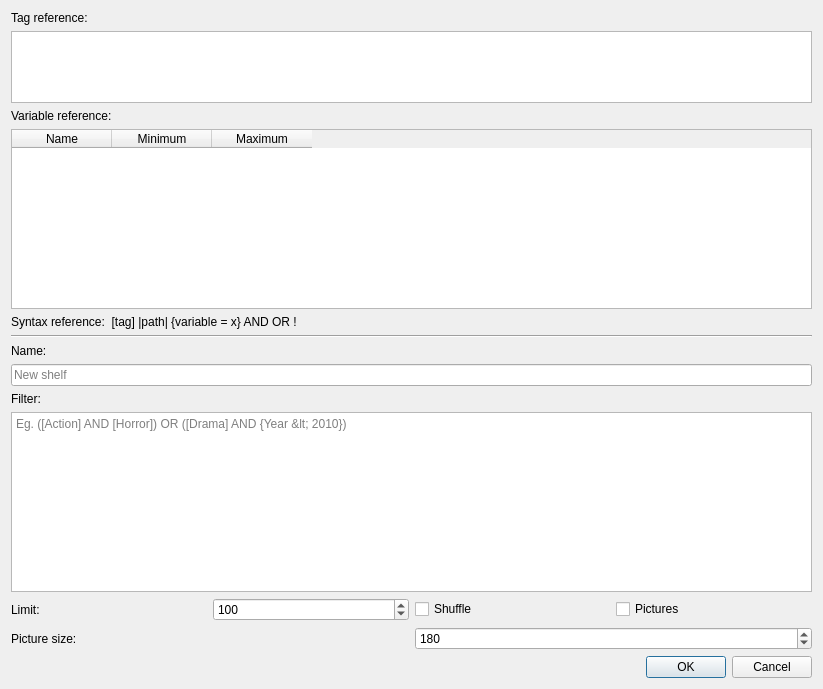
<?xml version="1.0" encoding="UTF-8"?>
<ui version="4.0">
 <class>NewShelfDialog</class>
 <widget class="QDialog" name="NewShelfDialog">
  <property name="geometry">
   <rect>
    <x>0</x>
    <y>0</y>
    <width>823</width>
    <height>689</height>
   </rect>
  </property>
  <property name="windowTitle">
   <string>New Shelf</string>
  </property>
  <layout class="QVBoxLayout" name="verticalLayout">
   <item>
    <widget class="QLabel" name="label">
     <property name="text">
      <string>Tag reference:</string>
     </property>
    </widget>
   </item>
   <item>
    <widget class="QListWidget" name="tagsList">
     <property name="sizePolicy">
      <sizepolicy hsizetype="Expanding" vsizetype="Minimum">
       <horstretch>0</horstretch>
       <verstretch>0</verstretch>
      </sizepolicy>
     </property>
     <property name="sizeAdjustPolicy">
      <enum>QAbstractScrollArea::AdjustToContents</enum>
     </property>
     <property name="editTriggers">
      <set>QAbstractItemView::NoEditTriggers</set>
     </property>
     <property name="flow">
      <enum>QListView::LeftToRight</enum>
     </property>
     <property name="isWrapping" stdset="0">
      <bool>true</bool>
     </property>
     <property name="resizeMode">
      <enum>QListView::Adjust</enum>
     </property>
     <property name="layoutMode">
      <enum>QListView::SinglePass</enum>
     </property>
     <property name="modelColumn">
      <number>0</number>
     </property>
     <property name="sortingEnabled">
      <bool>true</bool>
     </property>
    </widget>
   </item>
   <item>
    <widget class="QLabel" name="label_2">
     <property name="text">
      <string>Variable reference:</string>
     </property>
    </widget>
   </item>
   <item>
    <widget class="QTableWidget" name="varTable">
     <property name="editTriggers">
      <set>QAbstractItemView::NoEditTriggers</set>
     </property>
     <property name="selectionBehavior">
      <enum>QAbstractItemView::SelectRows</enum>
     </property>
     <column>
      <property name="text">
       <string>Name</string>
      </property>
     </column>
     <column>
      <property name="text">
       <string>Minimum</string>
      </property>
     </column>
     <column>
      <property name="text">
       <string>Maximum</string>
      </property>
     </column>
    </widget>
   </item>
   <item>
    <widget class="QLabel" name="label_6">
     <property name="text">
      <string>Syntax reference:  [tag] |path| {variable = x} AND OR !</string>
     </property>
    </widget>
   </item>
   <item>
    <widget class="Line" name="line">
     <property name="orientation">
      <enum>Qt::Horizontal</enum>
     </property>
    </widget>
   </item>
   <item>
    <widget class="QLabel" name="label_4">
     <property name="text">
      <string>Name:</string>
     </property>
    </widget>
   </item>
   <item>
    <widget class="QLineEdit" name="nameEdit">
     <property name="placeholderText">
      <string>New shelf</string>
     </property>
    </widget>
   </item>
   <item>
    <widget class="QLabel" name="label_3">
     <property name="text">
      <string>Filter:</string>
     </property>
    </widget>
   </item>
   <item>
    <widget class="QPlainTextEdit" name="filterEdit">
     <property name="placeholderText">
      <string>Eg. ([Action] AND [Horror]) OR ([Drama] AND {Year &lt; 2010})</string>
     </property>
    </widget>
   </item>
   <item>
    <layout class="QHBoxLayout" name="horizontalLayout_2">
     <item>
      <widget class="QLabel" name="label_5">
       <property name="text">
        <string>Limit:</string>
       </property>
      </widget>
     </item>
     <item>
      <widget class="QSpinBox" name="limitSpinBox">
       <property name="maximum">
        <number>1000</number>
       </property>
       <property name="value">
        <number>100</number>
       </property>
      </widget>
     </item>
     <item>
      <widget class="QCheckBox" name="shuffleCheckBox">
       <property name="text">
        <string>Shuffle</string>
       </property>
      </widget>
     </item>
     <item>
      <widget class="QCheckBox" name="picturesCheckBox">
       <property name="text">
        <string>Pictures</string>
       </property>
      </widget>
     </item>
    </layout>
   </item>
   <item>
    <layout class="QHBoxLayout" name="horizontalLayout_3">
     <item>
      <widget class="QLabel" name="label_7">
       <property name="text">
        <string>Picture size:</string>
       </property>
      </widget>
     </item>
     <item>
      <widget class="QSpinBox" name="sizeSpinBox">
       <property name="minimum">
        <number>90</number>
       </property>
       <property name="maximum">
        <number>1440</number>
       </property>
       <property name="value">
        <number>180</number>
       </property>
      </widget>
     </item>
    </layout>
   </item>
   <item>
    <widget class="QDialogButtonBox" name="buttonBox">
     <property name="orientation">
      <enum>Qt::Horizontal</enum>
     </property>
     <property name="standardButtons">
      <set>QDialogButtonBox::Cancel|QDialogButtonBox::Ok</set>
     </property>
    </widget>
   </item>
  </layout>
 </widget>
 <resources/>
 <connections>
  <connection>
   <sender>buttonBox</sender>
   <signal>accepted()</signal>
   <receiver>NewShelfDialog</receiver>
   <slot>accept()</slot>
   <hints>
    <hint type="sourcelabel">
     <x>248</x>
     <y>254</y>
    </hint>
    <hint type="destinationlabel">
     <x>157</x>
     <y>274</y>
    </hint>
   </hints>
  </connection>
  <connection>
   <sender>buttonBox</sender>
   <signal>rejected()</signal>
   <receiver>NewShelfDialog</receiver>
   <slot>reject()</slot>
   <hints>
    <hint type="sourcelabel">
     <x>316</x>
     <y>260</y>
    </hint>
    <hint type="destinationlabel">
     <x>286</x>
     <y>274</y>
    </hint>
   </hints>
  </connection>
 </connections>
</ui>
